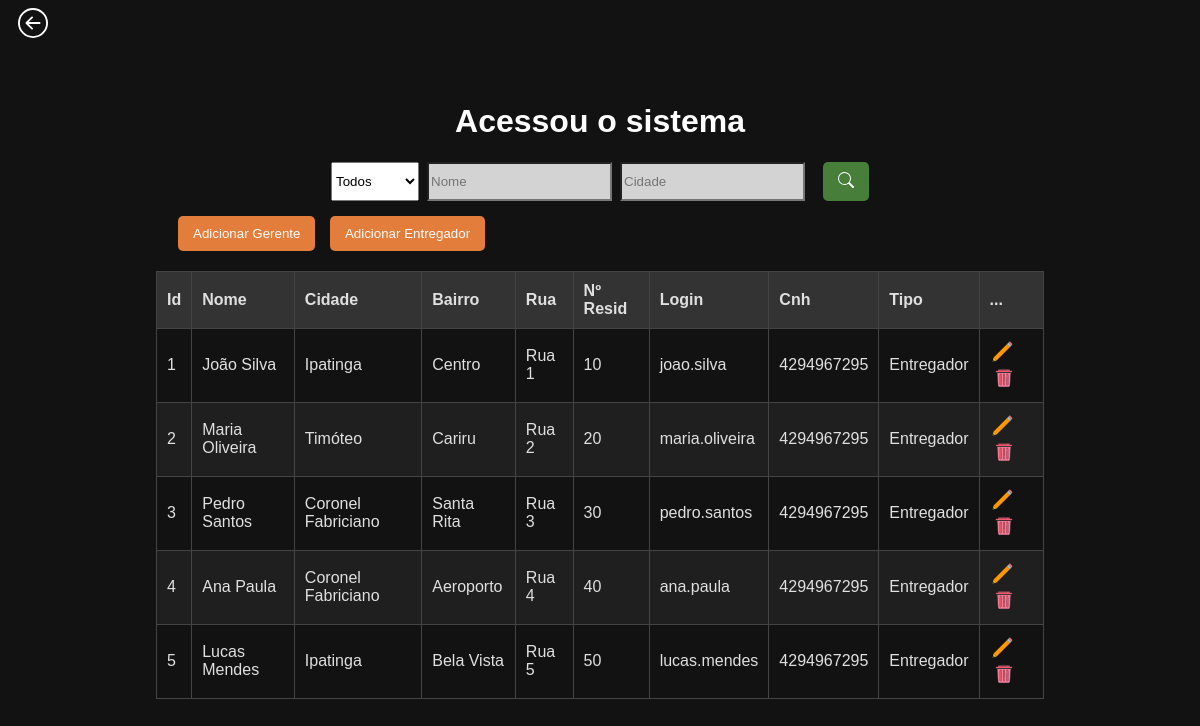
Page /Funcionario/sistema.php on the committed database.
### tables this page shows
create table TbEntregador (
	CdEntregador MEDIUMINT primary key auto_increment,
	NmEntregador varchar(100) not null,
	NmCidade varchar(100) not null,
	NmBairro varchar(100) not null,
	NmRua varchar(100) not null,
	NuResidencia SMALLINT UNSIGNED,
	DsLogin varchar(100) not null,
	DsSenha varchar(100) not null,
	NuCNH int unsigned
	);

### Funcionario/sistema.php (the view, shortened to what this page needs)
<?php
include_once('config.php');
$nameFilter = isset($_GET['name']) ? mysqli_real_escape_string($conexao, $_GET['name']) : '';
$cityFilter = isset($_GET['city']) ? mysqli_real_escape_string($conexao, $_GET['city']) : '';
$sqlEntregadores = "SELECT CdEntregador as id, NmEntregador as nome, NmCidade as cidade, NmBairro as bairro, NmRua as rua, NuResidencia as numero, DsLogin as login, NuCNH as Cnh, 'Entregador' as tipo FROM TbEntregador WHERE NmEntregador LIKE '%$nameFilter%' AND NmCidade LIKE '%$cityFilter%'";
$resultEntregadores = mysqli_query($conexao, $sqlEntregadores);
$funcionarios = [];
while ($row = mysqli_fetch_assoc($resultEntregadores)) {
    $funcionarios[] = $row;
}
?>
<!DOCTYPE html>
<html lang="en">
<head>
    <link rel="stylesheet" href="styleSistemass.css">
</head>
<body>
    <a class="voltar" href="/BDExpresso/Funcionario/gerente/principal.php">
    </a>
    <h1>Acessou o sistema</h1>
    <div class="box-search">
        <select id="type">
            <option value="">Todos</option>
        </select>
        <input type="text" placeholder="Nome" id="name" />
        <input type="text" placeholder="Cidade" id="city" />
        <button onclick="searchData()" class="btn">
            <svg xmlns="http://www.w3.org/2000/svg" width="16" height="16" fill="currentColor" class="bi bi-search" viewBox="0 0 16 16">
                <path d="M11.742 10.344a6.5 6.5 0 1 0-1.397 1.398h-.001q.044.06.098.115l3.85 3.85a1 1 0 0 0 1.415-1.414l-3.85-3.85a1 1 0 0 0-.115-.1zM12 6.5a5.5 5.5 0 1 1-11 0 5.5 5.5 0 0 1 11 0"/>
            </svg>
        </button>
    </div>
    <div class="button-container">
        <button onclick="window.location.href='/BDExpresso/Funcionario/gerente/cadastroGer.php'">Adicionar Gerente</button>
        <button onclick="window.location.href='/BDExpresso/Funcionario/entregador/cadastro.php'">Adicionar Entregador</button>
    </div>
    <div class="divTable">
        <table class="table">
            <thead>
                <tr>
                    <th scope="col">Id</th>
                    <th scope="col">Nome</th>
                    <th scope="col">Cidade</th>
                    <th scope="col">Bairro</th>
                    <th scope="col">Rua</th>
                    <th scope="col">Nº Resid</th>
                    <th scope="col">Login</th>
                    <th scope="col">Cnh</th>
                    <th scope="col">Tipo</th>
                    <th scope="col">...</th>
                </tr>
            </thead>
            <tbody>
                <?php
                    foreach ($funcionarios as $funcionario) {
                        echo "<tr>";
                        echo "<td>{$funcionario['id']}</td>";
                        echo "<td>{$funcionario['nome']}</td>";
                        echo "<td>{$funcionario['cidade']}</td>";
                        echo "<td>{$funcionario['bairro']}</td>";
                        echo "<td>{$funcionario['rua']}</td>";
                        echo "<td>{$funcionario['numero']}</td>";
                        echo "<td>{$funcionario['login']}</td>";
                        echo "<td>" . (isset($funcionario['Cnh']) ? $funcionario['Cnh'] : '-') . "</td>";
                        echo "<td>{$funcionario['tipo']}</td>";
                        echo "<td class='teste'>";
                        if ($funcionario['tipo'] === 'Gerente') {
                            echo "<a class='lapis' href='/BDExpresso/Funcionario/gerente/editGER.php?CdGerente={$funcionario['id']}'>
                                <svg xmlns='http://www.w3.org/2000/svg' x='0px' y='0px' width='25' height='25' viewBox='0 0 48 48'>
                                    <path fill='#e57373' d='M42.6,9.1l-3.7-3.7c-0.6-0.6-1.5-0.6-2,0l-1.7,1.7l5.7,5.7l1.7-1.7C43.1,10.5,43.1,9.6,42.6,9.1'></path>
                                    <path fill='#ff9800' d='M38,15.6L12.6,41.1l-5.7-5.7L32.4,10L38,15.6z'></path>
                                    <path fill='#b0bec5' d='M32.4,10l2.8-2.8l5.7,5.7L38,15.6L32.4,10z'></path>
                                    <path fill='#ffc107' d='M6.9,35.4L5,43l7.6-1.9L6.9,35.4z'></path>
                                    <path fill='#37474f' d='M6,39.2L5,43l3.8-1L6,39.2z'></path>
                                </svg>
                            </a>";
                        } else {
                            echo "<a class='lapis' href='editEntregador.php?CdEntregador={$funcionario['id']}'>
                                <svg xmlns='http://www.w3.org/2000/svg' x='0px' y='0px' width='25' height='25' viewBox='0 0 48 48'>
                                    <path fill='#e57373' d='M42.6,9.1l-3.7-3.7c-0.6-0.6-1.5-0.6-2,0l-1.7,1.7l5.7,5.7l1.7-1.7C43.1,10.5,43.1,9.6,42.6,9.1'></path>
                                    <path fill='#ff9800' d='M38,15.6L12.6,41.1l-5.7-5.7L32.4,10L38,15.6z'></path>
                                    <path fill='#b0bec5' d='M32.4,10l2.8-2.8l5.7,5.7L38,15.6L32.4,10z'></path>
                                    <path fill='#ffc107' d='M6.9,35.4L5,43l7.6-1.9L6.9,35.4z'></path>
                                    <path fill='#37474f' d='M6,39.2L5,43l3.8-1L6,39.2z'></path>
                                </svg>
                            </a>";
                        }
                        echo "<a class='' href='delete.php?Cd" . ($funcionario['tipo'] === 'Gerente' ? "Gerente" : "Entregador") . "={$funcionario['id']}'>
                        </a>";
                        echo "</td>";
                        echo "</tr>";
                    }
                ?>
            </tbody>
        </table>
    </div>
</body>
</html>

### Funcionario/styleSistemass.css (style rules this page uses)
body { font-family: Arial, sans-serif; background-color: #121212; color: #e0e0e0; padding: 0; }
.voltar { padding: 10px; color: #ffffff; }
h1 { text-align: center; color: #ffffff; padding-top: 40px; }
.box-search { margin: 40 px; display: flex; justify-content: center; margin-top: 20px; gap: 8px; }
#city,#name { background-color: rgb(211, 211, 211) ; }
.button-container { padding-top: 15px; padding-left: 160px; }
button { padding: 10px 15px; margin-left: 10px; border: none; border-radius: 5px; background-color: #e27d3b; color: #ffffff; cursor: pointer; }
.table { width: 75%; border-collapse: collapse; margin: 20px auto; text-align: center; }
.table thead { background-color: #333; }
.table th, .table td { padding: 10px; border: 1px solid #444; text-align: left; }
.table tbody tr:nth-child(even) { background-color: #1f1f1f; }
.teste a { text-decoration: none; }
.teste svg { margin: 0; padding: 0; font-size: 24px; vertical-align: middle; }
.btn { background-color: #467e3a; }

### rows in the picture
tbentregador: CdEntregador "1", NmEntregador "João Silva", NmCidade "Ipatinga", NmBairro "Centro", NmRua "Rua 1", NuResidencia "10", DsLogin "joao.silva", NuCNH "4294967295", tipo "Entregador"
tbentregador: CdEntregador "2", NmEntregador "Maria Oliveira", NmCidade "Timóteo", NmBairro "Cariru", NmRua "Rua 2", NuResidencia "20", DsLogin "maria.oliveira", NuCNH "4294967295", tipo "Entregador"
tbentregador: CdEntregador "3", NmEntregador "Pedro Santos", NmCidade "Coronel Fabriciano", NmBairro "Santa Rita", NmRua "Rua 3", NuResidencia "30", DsLogin "pedro.santos", NuCNH "4294967295", tipo "Entregador"
tbentregador: CdEntregador "4", NmEntregador "Ana Paula", NmCidade "Coronel Fabriciano", NmBairro "Aeroporto", NmRua "Rua 4", NuResidencia "40", DsLogin "ana.paula", NuCNH "4294967295", tipo "Entregador"
tbentregador: CdEntregador "5", NmEntregador "Lucas Mendes", NmCidade "Ipatinga", NmBairro "Bela Vista", NmRua "Rua 5", NuResidencia "50", DsLogin "lucas.mendes", NuCNH "4294967295", tipo "Entregador"
